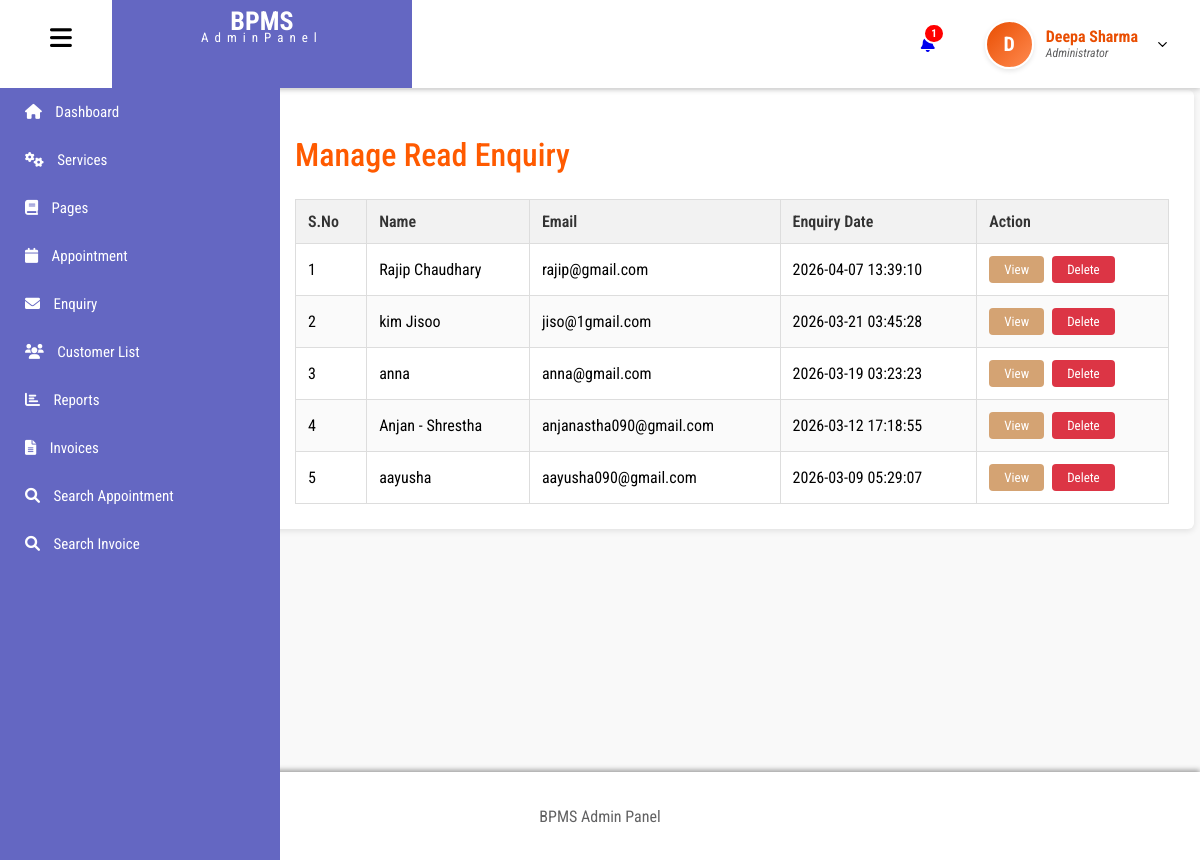
Page /admin/readenq.php (signed in) on the committed database.
### tables this page shows
CREATE TABLE `tblusers` (
  `id` int(11) NOT NULL,
  `FullName` varchar(100) DEFAULT NULL,
  `email` varchar(100) NOT NULL,
  `Image` varchar(200) DEFAULT NULL,
  `password` varchar(255) NOT NULL,
  `role` enum('admin','user') NOT NULL,
  `created_at` timestamp NOT NULL DEFAULT current_timestamp(),
  `MobileNumber` varchar(15) DEFAULT NULL
);

CREATE TABLE `tblcontact` (
  `ID` int(11) NOT NULL,
  `UserId` int(11) DEFAULT NULL,
  `Name` varchar(100) NOT NULL,
  `Phone` varchar(10) NOT NULL,
  `Email` varchar(100) NOT NULL,
  `Message` mediumtext NOT NULL,
  `PostingDate` timestamp NOT NULL DEFAULT current_timestamp(),
  `IsRead` int(11) DEFAULT 0
);

### admin/readenq.php (the view, shortened to what this page needs)
<?php
include('includes/dbconnection.php');
if (strlen($_SESSION['bpmsaid']) == 0) {
    header('location:logout.php');
    exit();
} else {
?>
<!DOCTYPE html>
<html lang="en">
<head>
    <link rel="stylesheet" href="css/readenq.css">
</head>
<body>
<?php include 'includes/header.php'; ?>
<?php include 'includes/sidebar.php'; ?>
<main id="main-content" class="main-content">
    <div class="container">
        <h1 class="title">Manage Read Enquiry</h1>
        <table>
            <thead>
                <tr>
                    <th>S.No</th>
                    <th>Name</th>
                    <th>Email</th>
                    <th>Enquiry Date</th>
                    <th>Action</th>
                </tr>
            </thead>
            <tbody>
                <?php
                $ret = mysqli_query($con, "SELECT * FROM tblcontact WHERE IsRead=1 ORDER BY ID DESC");
                $cnt = 1;
                if(mysqli_num_rows($ret) > 0) {
                    while ($row = mysqli_fetch_array($ret)) {
                ?>
                <tr>
                    <td><?php echo $cnt; ?></td>
                    <td><?php echo $row['Name']; ?></td>
                    <td><?php echo $row['Email']; ?></td>
                    <td><?php echo $row['PostingDate']; ?></td>
                    <td>
                        <div class="action-buttons">
                            <a href="view-enquiry.php?viewid=<?php echo $row['ID']; ?>" class="view-btn">View</a>
                            <a href="manage-read-enquiry.php?delid=<?php echo $row['ID']; ?>" class="delete-btn" onclick="return confirm('Do you really want to delete this enquiry?');">Delete</a>
                        </div>
                    </td>
                </tr>
                <?php
                    $cnt++;
                    }
                } else { ?>
                    <tr>
                        <td colspan="5" style="text-align:center; color:red; padding:20px;">No read enquiries found.</td>
                    </tr>
                <?php } ?>
            </tbody>
        </table>
    </div>
</main>
<?php include 'includes/footer.php'; ?>
</body>
</html>
<?php } ?>

### admin/includes/header.php (shortened to what this page needs)
<?php
include_once('includes/dbconnection.php');
$adminid = $_SESSION['bpmsaid'];
$headerQuery = mysqli_query($con, "SELECT FullName, Image FROM tblusers WHERE id='$adminid'");
$adminData = mysqli_fetch_array($headerQuery);
$fullName = !empty($adminData['FullName']) ? $adminData['FullName'] : "Admin";
$adminImage = $adminData['Image'];
$initial = strtoupper(substr($fullName, 0, 1));
$ret = mysqli_query($con, "SELECT ID FROM tblappointment WHERE Status='Pending' OR Status='' OR Status='0'");
$new_count = mysqli_num_rows($ret);
?>
<!DOCTYPE html>
<html lang="en">
<head>
  <link rel="stylesheet" href="https://cdnjs.cloudflare.com/ajax/libs/font-awesome/6.0.0/css/all.min.css">
  <link rel="stylesheet" href="includes/header.css">
</head>
<body>
<header id="header">
  <div class="logo">
    <i class="fa-solid fa-bars" id="hamburger"></i>
    <div class="logo2">
      <h1>BPMS</h1>
      <p>AdminPanel</p>
    </div>
  </div>
  <div class="icon">
    <div class="bell">
      <a href="new-appointment.php" style="position: relative; text-decoration: none;">
        <i class="fa-solid fa-bell"></i>
        <?php if($new_count > 0): ?>
          <span class="notification-badge"><?php echo $new_count; ?></span>
        <?php endif; ?>
      </a>
    </div>
    <div class="admin-profile-container" style="position: relative; display: flex; align-items: center;">
      <div class="user" onclick="toggleDropdown()" style="cursor: pointer;">
        <div class="avatar-circle">
            <?php if(empty($adminImage)): ?>
                <?php echo $initial; ?>
            <?php else: ?>
                <img src="images/<?php echo $adminImage; ?>" alt="Admin Profile" class="profile-pic">
            <?php endif; ?>
        </div>
        <div class="user-text">
          <h3><?php echo $fullName; ?></h3>
          <p>Administrator</p>
        </div>
        <img src="images/dropdown.svg" alt="dropdown" id="drop-arrow" style="transition: transform 0.3s;">
      </div>
    </div>
  </div>
</header>
</body>
</html>

### admin/css/readenq.css (style rules this page uses)
body { font-family: 'Poppins', 'Roboto', sans-serif; background-color: #f9f9f9; margin: 0; }
.main-content { position: relative; top: 60px; margin-left: 0; min-height: 100vh; padding: 30px 20px; background-color: #f9f9f9; box-sizing: border-box; transition: margin-left 0.3s ease; }
.main-content.shifted { margin-left: 250px; }
.container { width: 96%; margin: auto; background: #fff; padding: 25px; border-radius: 6px; box-shadow: 0 2px 6px rgba(0, 0, 0, 0.1); overflow-x: auto; }
.title { color: #ff5a00; font-size: 32px; font-weight: 500; margin-bottom: 25px; }
table { width: 100%; border-collapse: collapse; }
table th, table td { border: 1px solid #ddd; padding: 12px; text-align: left; }
table th { background-color: #f2f2f2; color: #333; font-weight: 600; }
table tr:nth-child(even) { background-color: #fafafa; }
.view-btn { padding: 6px 15px; background: #d4a373; color: white; text-decoration: none; border-radius: 4px; font-size: 13px; transition: 0.3s; }
.delete-btn { padding: 6px 15px; background: #dc3545; color: white; text-decoration: none; border-radius: 4px; font-size: 13px; transition: 0.3s; }
.action-buttons { display: flex; gap: 8px; }

### admin/includes/header.css (style rules this page uses)
body { font-family: 'Roboto Condensed', sans-serif; margin: 0; padding: 0; background-color: #e3e3e3; }
#header { display: flex; justify-content: space-between; height: 11vh; background-color: white; box-shadow: 0 2px 5px rgb(181, 176, 176); position: sticky; top: 0; z-index: 1000; }
.logo { display: flex; gap: 40px; }
.logo i { font-size: 25px; padding-top: 25px; margin-left: 50px; cursor: pointer; }
.logo2 { width: 300px; height: 11vh; text-align: center; background-color: #6467c2; color: white; line-height: 12px; font-size: 13px; }
.logo2 h1 { margin: 15px 0 5px 0; }
.logo2 p { letter-spacing: 6px; margin: 0; }
.icon { display: flex; }
.bell { padding: 30px 50px; display: flex; align-items: center; }
.notification-badge { position: absolute; top: -12px; right: -10px; background-color: #ff0000; color: white; font-size: 11px; padding: 2px 6px; border-radius: 50%; font-weight: bold; border: 2px solid white; }
.user { display: flex; gap: 12px; padding-right: 30px; align-items: center; height: 100%; }
.avatar-circle { width: 45px; height: 45px; border-radius: 50%; background: linear-gradient(135deg, #e94e02, #ff8a50); color: white; display: flex; align-items: center; justify-content: center; font-weight: bold; font-size: 20px; overflow: hidden; border: 2px solid #fff; box-shadow: 0 2px 5px rgba(0,0,0,0.1); }
.user-text { line-height: 1.2; }
.user-text h3 { color: #e94e02; margin: 0; font-size: 16px; }
.user-text p { font-style: italic; color: rgb(97, 97, 98); margin: 0; font-size: 12px; }
.user img#drop-arrow { width: 15px; margin-left: 5px; }

### admin/includes/sidebar.css (style rules this page uses)
#header { position: fixed; top: 0; left: 0; height: 11vh; width: 100%; background: #ffffff; display: flex; justify-content: space-between; align-items: center; box-shadow: 0 2px 5px #ccc; z-index: 2000; }

### rows in the picture
tblusers: FullName "D", FullName "Deepa Sharma"
tblcontact: Name "Rajip Chaudhary", Email "rajip@gmail.com", PostingDate "2026-04-07 13:39:10"
tblcontact: Name "kim Jisoo", Email "jiso@1gmail.com", PostingDate "2026-03-21 03:45:28"
tblcontact: Name "anna", Email "anna@gmail.com", PostingDate "2026-03-19 03:23:23"
tblcontact: Name "Anjan - Shrestha", Email "anjanastha090@gmail.com", PostingDate "2026-03-12 17:18:55"
tblcontact: Name "aayusha", Email "aayusha090@gmail.com", PostingDate "2026-03-09 05:29:07"

### other values in the picture
$new_count "1"
